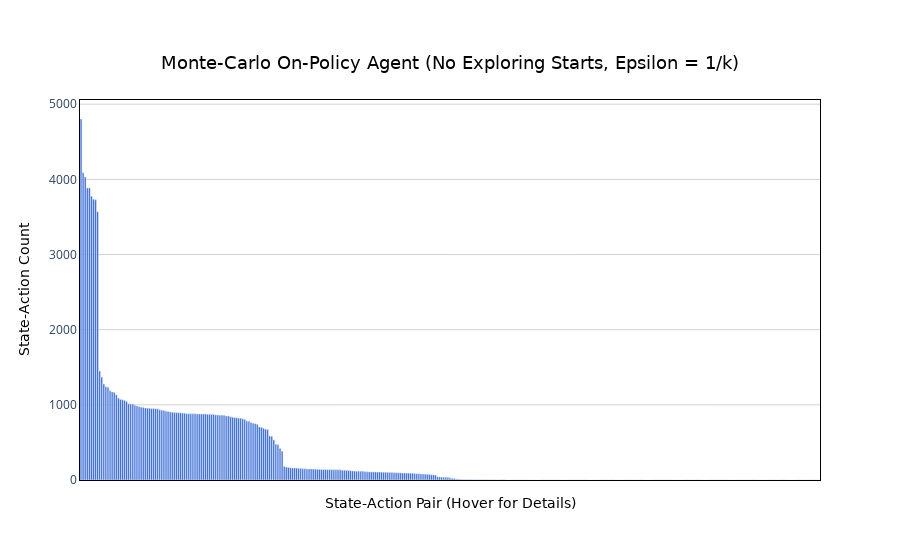

Write notebook code for a chart like this one.
### Code cell
plot_state_action_counts(mcop_agent_2.n_counter, "Monte-Carlo On-Policy Agent (No Exploring Starts, Epsilon = 1/k)")

### Figure 1 — Plotly figure (JSON) as saved in the notebook; plotly's stock layout.template omitted (floating-point values rounded to 4 significant figures; data arrays with more than 128 entries replaced by an {"elided": "..."} marker saying what was removed)
{"data": [{"hoverinfo": "text", "hoverlabel": {"bgcolor": "rgba(60, 60, 60, 0.85)", "bordercolor": "rgba(60, 60, 60, 0.85)", "font": {"color": "white", "family": "DejaVu Sans, Arial, sans-serif"}}, "hovertext": {"elided": "357 str values"}, "marker": {"color": "#245cd4"}, "type": "bar", "x": {"elided": "357 str values"}, "y": {"elided": "357 int values"}}], "layout": {"plot_bgcolor": "white", "title": {"font": {"color": "black", "family": "DejaVu Sans, Arial, sans-serif", "size": 18}, "text": "Monte-Carlo On-Policy Agent (No Exploring Starts, Epsilon = 1/k)", "x": 0.5, "xanchor": "center", "y": 0.9, "yanchor": "top"}, "xaxis": {"linecolor": "black", "linewidth": 1, "mirror": true, "showline": true, "tickmode": "array", "ticktext": [], "tickvals": [], "title": {"font": {"color": "black", "family": "DejaVu Sans, Arial, sans-serif", "size": 14}, "text": "State-Action Pair (Hover for Details)"}}, "yaxis": {"gridcolor": "lightgray", "gridwidth": 1, "linecolor": "black", "linewidth": 1, "mirror": true, "showgrid": true, "showline": true, "title": {"font": {"color": "black", "family": "DejaVu Sans, Arial, sans-serif", "size": 14}, "text": "State-Action Count"}}}}
